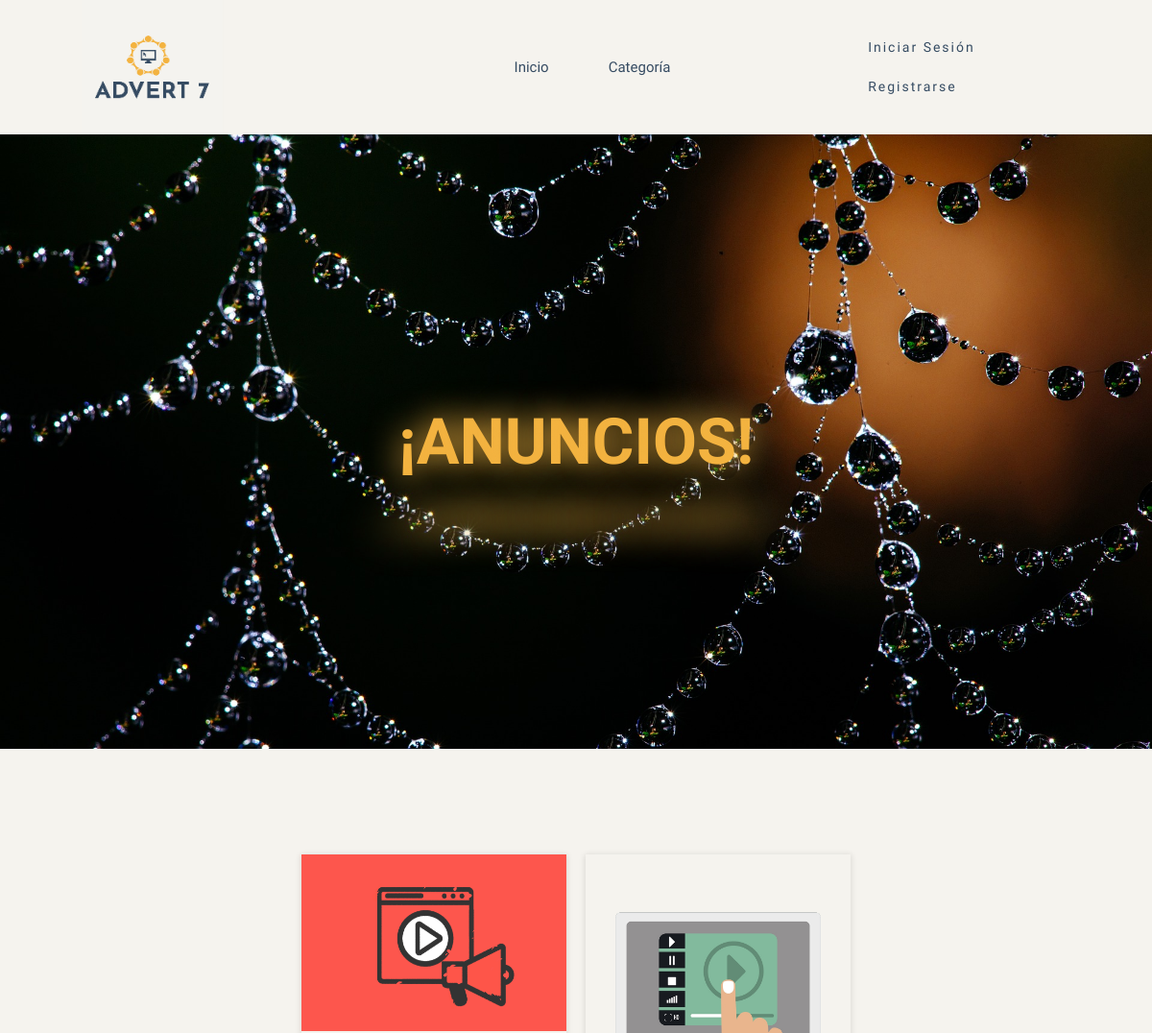
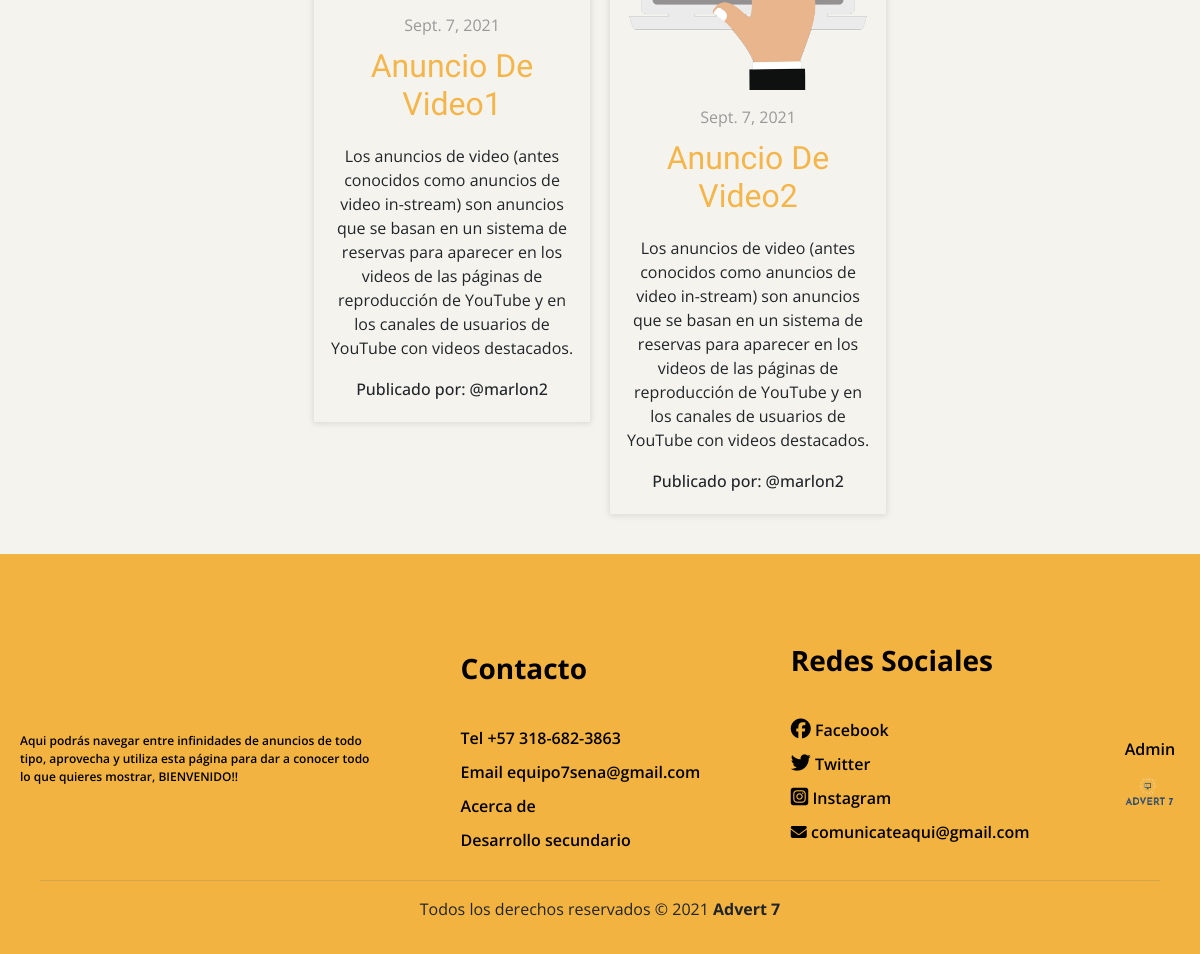
The page /cate/9/ on the database its author committed (2 pictures, top to bottom).
### app/models.py (models this page shows, shortened)
class producto(models.Model):
    nombre=models.CharField(max_length=50)
    username=models.CharField(max_length=100)
    precio=models.IntegerField(null=True)
    descripcion=models.TextField()
    nuevo=models.BooleanField()
    categoria=models.ForeignKey(Categoria, on_delete=models.PROTECT)
    fecha_fabricacion=models.DateField(auto_now=True)
    telefono=models.CharField(null=True, max_length=10)
    imagen=models.ImageField(upload_to="productos", null="True")

### app/views.py (the view)
# urls.py: path('cate/<id>/', cate, name='cate'),
def cate(request, id):
    productos = producto.objects.filter(categoria=id)
    categorias= Categoria.objects.all()
    data ={
        'productos': productos,
        'categorias': categorias
    }
    return render (request, 'cate.html', data)

### app/templates/cate.html (shortened to what this page needs)
{% extends 'base.html' %}
{% load static %}
{% block css %}
<link rel="stylesheet" href="https://cdn.jsdelivr.net/bxslider/4.2.12/jquery.bxslider.css">
{% endblock %}
{% block content %}
{% load humanize %}
<div class="container">
    <span style="--l: '¡A';">¡A</span>
    <span style="--l: 'N';">N</span>
    <span style="--l: 'U';">U</span>
    <span style="--l: 'N';">N</span>
    <span style="--l: 'C';">C</span>
    <span style="--l: 'I';">I</span>
    <span style="--l: 'O';">O</span>
    <span style="--l: 'S!';">S!</span>
</div>
<div class="box">
    <div class="productos">
        {% for p in productos %}
        <div class="producto">
            <div class="contenedor_producto">
                {% if p.imagen %}
                <div class="post-header">
                    <img id="img_pro" src="{{p.imagen.url}}" alt="imagen producto">
                </div>
                {% endif %}
                <div class="detalle">
                    <span>{{p.fecha_fabricacion}}</span>
                    <h2>{{p.nombre | title}}</h2>
                    <p>{{p.descripcion}}</p>
                    <h6>Publicado por: @{{p.username}}</h6>
                </div>
            </div>
        </div>
    {% endfor %}
    </div>
</div>
{% endblock %}

### app/static/css/estilos.css (style rules this page uses)
* { margin:0; padding:0; }
body { *background-image:url(../img/peri_fondo.jpg); *background-size: cover; background: rgba(245,243,238,255); font-family: 'Open Sans', sans-serif; margin:0; padding:0; }
h1,h2 { font-family: Fredoka One; text-align: center; color:rgb(244,182,75) ; }
.container { min-height: 80vh; max-width: 1345px; width: 100%; display: flex; justify-content: center; align-items: center; background-image: url(../img/fondo-titulo2.jpg); background-size: cover; margin-bottom: 100px; }
.container span { font-size: 50pt; font-weight: bold; position: relative; font-family:"Fredoka One"; cursor:pointer; transition: all 300ms ease-in-out; }
.container span::before { content: var(--l); position: absolute; transform: scale(1.1); filter: blur(15px); }
.container span::after { content: var(--l); position: absolute; top: 80%; left: 0; filter: blur(30px); transform: rotateX(50deg); }
.container span:nth-child(1) { color:rgba(243,179,64,255); }
.container span:nth-child(2) { color:rgba(243,179,64,255); }
.container span:nth-child(3) { color:rgba(243,179,64,255); }
.container span:nth-child(4) { color:rgba(243,179,64,255); }
.container span:nth-child(5) { color:rgba(243,179,64,255); }
.container span:nth-child(6) { color:rgba(243,179,64,255); }
.container span:nth-child(7) { color:rgba(243,179,64,255); }
.container span:nth-child(8) { color:rgba(243,179,64,255); }
#contenido .box { *margin:auto; }
.productos { position: relative; display: flex; flex-wrap: wrap; justify-content: center; background-color: rgba(245,243,238,255); margin-bottom: 30px; }
.producto { width: 23%; margin-top: 20px; margin:10px; border-radius: 1rem; height: 20%; }
.contenedor_producto { box-shadow: 0 1px 6px 1px rgba(0, 0, 0, .1); overflow:hidden; transition: .2s; }
.detalle { padding:15px; text-align: center; }
.detalle span { display:inline-block; color:#999; margin-bottom:10px; }
.detalle h2 { margin-bottom:20px; }
.detalle p { line-height: 1.5; margin-bottom:20px; }
.producto img { width: 100%; height: 100%; object-fit: cover; transition: .2s; }
.post-header { width: 100%; height: 100%; overflow: hidden; cursor:pointer; }

### rows shown on the page
producto: imagen (picture), fecha_fabricacion "Sept. 7, 2021", nombre "Anuncio De Video1", descripcion "Los anuncios de video (antes conocidos como anuncios de video in-stream) son anuncios que se basan en un sistema de reservas para aparecer en los videos de las páginas de reproducción de YouTube y en los canales de usuarios de YouTube con videos destacados.", username "marlon2"
producto: imagen (picture), fecha_fabricacion "Sept. 7, 2021", nombre "Anuncio De Video2", descripcion "Los anuncios de video (antes conocidos como anuncios de video in-stream) son anuncios que se basan en un sistema de reservas para aparecer en los videos de las páginas de reproducción de YouTube y en los canales de usuarios de YouTube con videos destacados.", username "marlon2"
